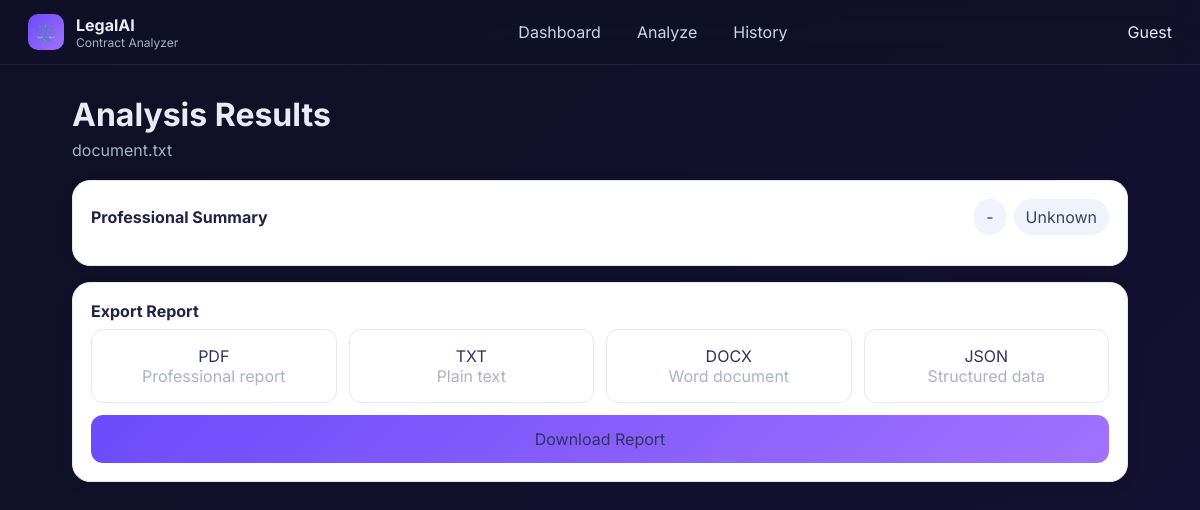
Page /results/1 on the committed database.
### UI/app/models.py (models this page shows)
class Analysis(Base):
    __tablename__ = "analyses"
    id = Column(Integer, primary_key=True, index=True)
    user_id = Column(Integer, ForeignKey("users.id"))
    filename = Column(String(255), nullable=False)
    contract_type = Column(String(255), default="-")
    risk_level = Column(String(50), default="-")
    status = Column(String(50), default="Analyzing")
    created_at = Column(DateTime, default=datetime.utcnow)
    updated_at = Column(DateTime, default=datetime.utcnow, onupdate=datetime.utcnow)
    features = Column(String(255), default="")
    summary = Column(Text, default="")
    classification = Column(Text, default="")
    risk_assessment = Column(Text, default="")
    missing_clauses = Column(Text, default="")
    experts_review = Column(Text, default="")
    suggestions = Column(Text, default="")
    json_result = Column(Text, default="")
    user = relationship("User", back_populates="analyses")

### UI/app/main.py (the view)
@app.get("/results/{analysis_id}", response_class=HTMLResponse)
async def results_page(analysis_id: int, request: Request, db: Session = Depends(db_dep)):
    a = db.query(Analysis).filter(Analysis.id == analysis_id).first()
    if not a:
        return RedirectResponse("/history")
    import json
    cls = json.loads(a.classification) if a.classification else {}
    risk = json.loads(a.risk_assessment) if a.risk_assessment else {}
    miss = json.loads(a.missing_clauses) if a.missing_clauses else []
    exp = json.loads(a.experts_review) if a.experts_review else []
    sug = json.loads(a.suggestions) if a.suggestions else []
    return templates.TemplateResponse("results.html", {"request": request, "user": {"name":"Guest"}, "item": a, "cls": cls, "risk": risk, "miss": miss, "exp": exp, "sug": sug})

### UI/templates/results.html (shortened to what this page needs)
{% extends "base.html" %}
{% block content %}
  <div class="heading">Analysis Results</div>
  <div class="sub">{{ item.filename }}</div>
  <div class="section purple">
    <div class="section-header">
      <div class="section-title">Professional Summary</div>
      <div class="chips">
        <span class="chip">{{ item.contract_type }}</span>
        <span class="chip">{{ item.risk_level if item.risk_level!='-' else 'Unknown' }}</span>
      </div>
    </div>
  </div>
  {% set features = item.features %}
  <div class="section">
    <div class="section-title">Export Report</div>
    <div class="export-grid" style="margin-top:8px">
      <a href="/export/{{ item.id }}?fmt=pdf" class="export-box">PDF<br><span class="sub">Professional report</span></a>
      <a href="/export/{{ item.id }}?fmt=txt" class="export-box">TXT<br><span class="sub">Plain text</span></a>
      <a href="/export/{{ item.id }}?fmt=docx" class="export-box">DOCX<br><span class="sub">Word document</span></a>
      <a href="/export/{{ item.id }}?fmt=json" class="export-box">JSON<br><span class="sub">Structured data</span></a>
    </div>
    <a href="/export/{{ item.id }}?fmt=pdf" class="cta-wide">Download Report</a>
  </div>
{% endblock %}

### UI/static/styles.css (style rules this page uses)
* { box-sizing:border-box }
body { margin:0;font-family:Inter,system-ui,-apple-system,Segoe UI,Roboto }
.bg { min-height:100vh;background:linear-gradient(135deg,#0f1025 0%,#1a1242 50%,#0f1025 100%);background-size:400% 400%;animation:bgMove 18s ease infinite;color:#e9ecf6 }
.heading { font-size:32px;font-weight:700;margin-bottom:6px }
.sub { color:#aab1c8;margin-bottom:20px }
.section { background:#ffffff;border:1px solid #e6e9f3;border-radius:18px;padding:18px;margin-bottom:16px;box-shadow:0 4px 14px rgba(16,16,40,.08);color:#1f2445 }
.section-header { display:flex;align-items:center;justify-content:space-between;margin-bottom:12px }
.section-title { font-weight:700 }
.section.purple { background:#ffffff;border-color:#e6e9f3 }
.chip { display:inline-flex;align-items:center;gap:8px;padding:8px 12px;border-radius:999px;background:#f0f3fb;color:#3b4263 }
.chips { display:flex;gap:8px;flex-wrap:wrap }
.export-grid { display:grid;grid-template-columns:repeat(4,1fr);gap:12px }
.export-box { border:1px solid #e6e9f3;background:#ffffff;border-radius:12px;padding:16px;text-align:center;color:#1f2445 }
.cta-wide { margin-top:12px;width:100%;padding:14px;border-radius:12px;background:linear-gradient(135deg,#6b4bfb,#a271ff);color:#fff;text-align:center;display:inline-block }
.section a, .card a, .tile-card a { color:#2f3360; text-decoration:none }

### rows in the picture
Analysis: filename "document.txt", contract_type "-", risk_level "Unknown"

### other values in the picture
{{ (user and user.name) or 'Guest' }} "Guest"
